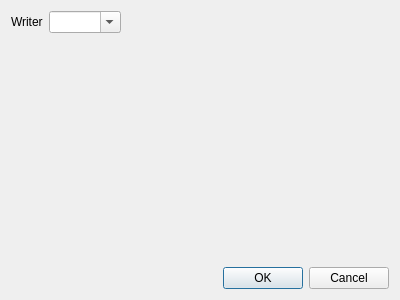
<?xml version="1.0" encoding="UTF-8"?>
<ui version="4.0">
 <class>PreferencesDialog</class>
 <widget class="QDialog" name="PreferencesDialog">
  <property name="geometry">
   <rect>
    <x>0</x>
    <y>0</y>
    <width>400</width>
    <height>300</height>
   </rect>
  </property>
  <property name="windowTitle">
   <string>Dialog</string>
  </property>
  <layout class="QVBoxLayout" name="verticalLayout">
   <item>
    <layout class="QFormLayout" name="formLayout">
     <property name="fieldGrowthPolicy">
      <enum>QFormLayout::FieldsStayAtSizeHint</enum>
     </property>
     <item row="0" column="0">
      <widget class="QLabel" name="writerLabel">
       <property name="text">
        <string>Writer</string>
       </property>
      </widget>
     </item>
     <item row="0" column="1">
      <widget class="QComboBox" name="writerComboBox">
       <property name="editable">
        <bool>true</bool>
       </property>
      </widget>
     </item>
    </layout>
   </item>
   <item>
    <widget class="QDialogButtonBox" name="buttonBox">
     <property name="orientation">
      <enum>Qt::Horizontal</enum>
     </property>
     <property name="standardButtons">
      <set>QDialogButtonBox::Cancel|QDialogButtonBox::Ok</set>
     </property>
    </widget>
   </item>
  </layout>
 </widget>
 <resources/>
 <connections>
  <connection>
   <sender>buttonBox</sender>
   <signal>accepted()</signal>
   <receiver>PreferencesDialog</receiver>
   <slot>accept()</slot>
   <hints>
    <hint type="sourcelabel">
     <x>248</x>
     <y>254</y>
    </hint>
    <hint type="destinationlabel">
     <x>157</x>
     <y>274</y>
    </hint>
   </hints>
  </connection>
  <connection>
   <sender>buttonBox</sender>
   <signal>rejected()</signal>
   <receiver>PreferencesDialog</receiver>
   <slot>reject()</slot>
   <hints>
    <hint type="sourcelabel">
     <x>316</x>
     <y>260</y>
    </hint>
    <hint type="destinationlabel">
     <x>286</x>
     <y>274</y>
    </hint>
   </hints>
  </connection>
 </connections>
</ui>
